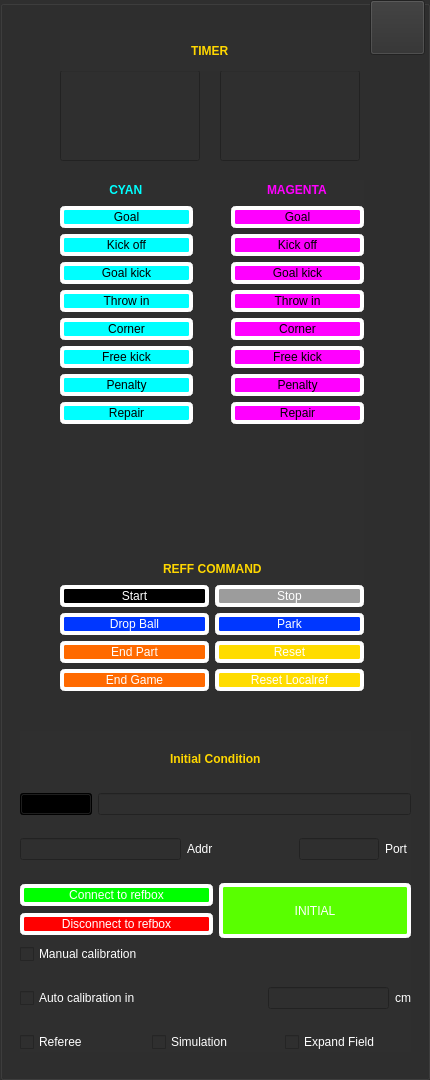
   <widget class="QGroupBox" name="gB_Local_Referebox">
    <property name="geometry">
     <rect>
      <x>1490</x>
      <y>0</y>
      <width>430</width>
      <height>1080</height>
     </rect>
    </property>
    <property name="styleSheet">
     <string notr="true">background-color: rgb(47, 47, 47);
color: rgb(255, 255, 255);</string>
    </property>
    <property name="title">
     <string/>
    </property>
    <widget class="QWidget" name="layoutWidget">
     <property name="geometry">
      <rect>
       <x>60</x>
       <y>180</y>
       <width>304</width>
       <height>511</height>
      </rect>
     </property>
     <layout class="QVBoxLayout" name="verticalLayout_27">
      <item>
       <layout class="QHBoxLayout" name="horizontalLayout_44">
        <item>
         <layout class="QVBoxLayout" name="verticalLayout_21">
          <item>
           <layout class="QHBoxLayout" name="horizontalLayout_18">
            <item>
             <spacer name="horizontalSpacer_53">
              <property name="orientation">
               <enum>Qt::Horizontal</enum>
              </property>
              <property name="sizeHint" stdset="0">
               <size>
                <width>40</width>
                <height>20</height>
               </size>
              </property>
             </spacer>
            </item>
            <item>
             <widget class="QLabel" name="CYAN">
              <property name="styleSheet">
               <string notr="true">font: 75 16pt &quot;URW Bookman L&quot;;
font-weight: 800;
color:rgb(0, 255, 255);</string>
              </property>
              <property name="text">
               <string>    CYAN    </string>
              </property>
             </widget>
            </item>
            <item>
             <spacer name="horizontalSpacer_54">
              <property name="orientation">
               <enum>Qt::Horizontal</enum>
              </property>
              <property name="sizeHint" stdset="0">
               <size>
                <width>40</width>
                <height>20</height>
               </size>
              </property>
             </spacer>
            </item>
           </layout>
          </item>
          <item>
           <widget class="QPushButton" name="pB_CYAN_Goal">
            <property name="styleSheet">
             <string notr="true">color: white; 
background-color: rgb(0, 255, 255);
border-style: solid;
border-color: white;
border-width:4px;
color:black;
border-radius:5px;</string>
            </property>
            <property name="text">
             <string>Goal</string>
            </property>
           </widget>
          </item>
          <item>
           <widget class="QPushButton" name="pB_CYAN_Kick_off">
            <property name="styleSheet">
             <string notr="true">color: white; 
background-color: rgb(0, 255, 255);
border-style: solid;
border-color: white;
border-width:4px;
color:black;
border-radius:5px;</string>
            </property>
            <property name="text">
             <string>Kick off</string>
            </property>
           </widget>
          </item>
          <item>
           <widget class="QPushButton" name="pB_CYAN_Goal_kick">
            <property name="styleSheet">
             <string notr="true">color: white; 
background-color: rgb(0, 255, 255);
border-style: solid;
border-color: white;
border-width:4px;
color:black;
border-radius:5px;</string>
            </property>
            <property name="text">
             <string>Goal kick</string>
            </property>
           </widget>
          </item>
          <item>
           <widget class="QPushButton" name="pB_CYAN_Throw_in">
            <property name="styleSheet">
             <string notr="true">color: white; 
background-color: rgb(0, 255, 255);
border-style: solid;
border-color: white;
border-width:4px;
color:black;
border-radius:5px;</string>
            </property>
            <property name="text">
             <string>Throw in</string>
            </property>
           </widget>
          </item>
          <item>
           <widget class="QPushButton" name="pB_CYAN_Corner">
            <property name="styleSheet">
             <string notr="true">color: white; 
background-color: rgb(0, 255, 255);
border-style: solid;
border-color: white;
border-width:4px;
color:black;
border-radius:5px;</string>
            </property>
            <property name="text">
             <string>Corner</string>
            </property>
           </widget>
          </item>
          <item>
           <widget class="QPushButton" name="pB_CYAN_Free_kick">
            <property name="styleSheet">
             <string notr="true">color: white; 
background-color: rgb(0, 255, 255);
border-style: solid;
border-color: white;
border-width:4px;
color:black;
border-radius:5px;</string>
            </property>
            <property name="text">
             <string>Free kick</string>
            </property>
           </widget>
          </item>
          <item>
           <widget class="QPushButton" name="pB_CYAN_Penalty">
            <property name="styleSheet">
             <string notr="true">color: white; 
background-color: rgb(0, 255, 255);
border-style: solid;
border-color: white;
border-width:4px;
color:black;
border-radius:5px;</string>
            </property>
            <property name="text">
             <string>Penalty</string>
            </property>
           </widget>
          </item>
          <item>
           <widget class="QPushButton" name="pB_CYAN_Repair">
            <property name="styleSheet">
             <string notr="true">color: white; 
background-color: rgb(0, 255, 255);
border-style: solid;
border-color: white;
border-width:4px;
color:black;
border-radius:5px;</string>
            </property>
            <property name="text">
             <string>Repair</string>
            </property>
           </widget>
          </item>
         </layout>
        </item>
        <item>
         <spacer name="horizontalSpacer_29">
          <property name="orientation">
           <enum>Qt::Horizontal</enum>
          </property>
          <property name="sizeHint" stdset="0">
           <size>
            <width>40</width>
            <height>20</height>
           </size>
          </property>
         </spacer>
        </item>
        <item>
         <layout class="QVBoxLayout" name="verticalLayout_22">
          <item>
           <layout class="QHBoxLayout" name="horizontalLayout_19">
            <item>
             <spacer name="horizontalSpacer_55">
              <property name="orientation">
               <enum>Qt::Horizontal</enum>
              </property>
              <property name="sizeHint" stdset="0">
               <size>
                <width>40</width>
                <height>20</height>
               </size>
              </property>
             </spacer>
            </item>
            <item>
             <widget class="QLabel" name="MAGENTA">
              <property name="styleSheet">
               <string notr="true">font: 75 16pt &quot;URW Bookman L&quot;;
font-weight: 800;
color:rgb(255, 0, 255);</string>
              </property>
              <property name="text">
               <string>MAGENTA</string>
              </property>
             </widget>
            </item>
            <item>
             <spacer name="horizontalSpacer_56">
              <property name="orientation">
               <enum>Qt::Horizontal</enum>
              </property>
              <property name="sizeHint" stdset="0">
               <size>
                <width>40</width>
                <height>20</height>
               </size>
              </property>
             </spacer>
            </item>
           </layout>
          </item>
          <item>
           <widget class="QPushButton" name="pB_MAGENTA_Goal">
            <property name="styleSheet">
             <string notr="true">color: white; 
background-color: rgb(255, 0, 255);
border-style: solid;
border-color: white;
border-width:4px;
color:black;
border-radius:5px;</string>
            </property>
            <property name="text">
             <string>Goal</string>
            </property>
           </widget>
          </item>
          <item>
           <widget class="QPushButton" name="pB_MAGENTA_Kick_off">
            <property name="styleSheet">
             <string notr="true">color: white; 
background-color: rgb(255, 0, 255);
border-style: solid;
border-color: white;
border-width:4px;
color:black;
border-radius:5px;</string>
            </property>
            <property name="text">
             <string>Kick off</string>
            </property>
           </widget>
          </item>
          <item>
           <widget class="QPushButton" name="pB_MAGENTA_Goal_kick">
            <property name="styleSheet">
             <string notr="true">color: white; 
background-color: rgb(255, 0, 255);
border-style: solid;
border-color: white;
border-width:4px;
color:black;
border-radius:5px;</string>
            </property>
            <property name="text">
             <string>Goal kick</string>
            </property>
           </widget>
          </item>
          <item>
           <widget class="QPushButton" name="pB_MAGENTA_Throw_in">
            <property name="styleSheet">
             <string notr="true">color: white; 
background-color: rgb(255, 0, 255);
border-style: solid;
border-color: white;
border-width:4px;
color:black;
border-radius:5px;</string>
            </property>
            <property name="text">
             <string>Throw in</string>
            </property>
           </widget>
          </item>
          <item>
           <widget class="QPushButton" name="pB_MAGENTA_Corner">
            <property name="styleSheet">
             <string notr="true">color: white; 
background-color: rgb(255, 0, 255);
border-style: solid;
border-color: white;
border-width:4px;
color:black;
border-radius:5px;</string>
            </property>
            <property name="text">
             <string>Corner</string>
            </property>
           </widget>
          </item>
          <item>
           <widget class="QPushButton" name="pB_MAGENTA_Free_kick">
            <property name="styleSheet">
             <string notr="true">color: white; 
background-color: rgb(255, 0, 255);
border-style: solid;
border-color: white;
border-width:4px;
color:black;
border-radius:5px;</string>
            </property>
            <property name="text">
             <string>Free kick</string>
            </property>
           </widget>
          </item>
          <item>
           <widget class="QPushButton" name="pB_MAGENTA_Penalty">
            <property name="styleSheet">
             <string notr="true">color: white; 
background-color: rgb(255, 0, 255);
border-style: solid;
border-color: white;
border-width:4px;
color:black;
border-radius:5px;</string>
            </property>
            <property name="text">
             <string>Penalty</string>
            </property>
           </widget>
          </item>
          <item>
           <widget class="QPushButton" name="pB_MAGENTA_Repair">
            <property name="styleSheet">
             <string notr="true">color: white; 
background-color: rgb(255, 0, 255);
border-style: solid;
border-color: white;
border-width:4px;
color:black;
border-radius:5px;</string>
            </property>
            <property name="text">
             <string>Repair</string>
            </property>
           </widget>
          </item>
         </layout>
        </item>
       </layout>
      </item>
      <item>
       <spacer name="verticalSpacer_5">
        <property name="orientation">
         <enum>Qt::Vertical</enum>
        </property>
        <property name="sizeHint" stdset="0">
         <size>
          <width>20</width>
          <height>40</height>
         </size>
        </property>
       </spacer>
      </item>
      <item>
       <layout class="QVBoxLayout" name="verticalLayout_26">
        <item>
         <layout class="QHBoxLayout" name="horizontalLayout_45">
          <item>
           <spacer name="horizontalSpacer_30">
            <property name="orientation">
             <enum>Qt::Horizontal</enum>
            </property>
            <property name="sizeHint" stdset="0">
             <size>
              <width>40</width>
              <height>20</height>
             </size>
            </property>
           </spacer>
          </item>
          <item>
           <widget class="QLabel" name="REFF_COMMAND">
            <property name="styleSheet">
             <string notr="true">font: 75 16pt &quot;Helvetica&quot;;
font-weight: 800;
color:rgb(255, 215, 0);</string>
            </property>
            <property name="text">
             <string>REFF COMMAND</string>
            </property>
           </widget>
          </item>
          <item>
           <spacer name="horizontalSpacer_31">
            <property name="orientation">
             <enum>Qt::Horizontal</enum>
            </property>
            <property name="sizeHint" stdset="0">
             <size>
              <width>40</width>
              <height>20</height>
             </size>
            </property>
           </spacer>
          </item>
         </layout>
        </item>
        <item>
         <layout class="QHBoxLayout" name="horizontalLayout_46">
          <item>
           <layout class="QVBoxLayout" name="verticalLayout_23">
            <item>
             <widget class="QPushButton" name="pB_RC_Start">
              <property name="styleSheet">
               <string notr="true">border-style: solid;
border-color: white;
border-width:4px;
background-color: rgb(0, 0, 0);
border-radius:5px;</string>
              </property>
              <property name="text">
               <string>Start</string>
              </property>
             </widget>
            </item>
            <item>
             <widget class="QPushButton" name="pB_RC_Drop_Ball">
              <property name="styleSheet">
               <string notr="true">border-style: solid;
border-color: white;
border-width:4px;
background-color: rgb(0, 55, 255);
border-radius:5px;</string>
              </property>
              <property name="text">
               <string>Drop Ball</string>
              </property>
             </widget>
            </item>
            <item>
             <widget class="QPushButton" name="pB_RC_End_Part">
              <property name="styleSheet">
               <string notr="true">border-style: solid;
border-color: white;
border-width:4px;
background-color: rgb(255, 106, 0);
border-radius:5px;</string>
              </property>
              <property name="text">
               <string>End Part</string>
              </property>
             </widget>
            </item>
            <item>
             <widget class="QPushButton" name="pB_RC_End_Game">
              <property name="styleSheet">
               <string notr="true">border-style: solid;
border-color: white;
border-width:4px;
background-color: rgb(255, 106, 0);
border-radius:5px;</string>
              </property>
              <property name="text">
               <string>End Game</string>
              </property>
             </widget>
            </item>
           </layout>
          </item>
          <item>
           <layout class="QVBoxLayout" name="verticalLayout_25">
            <item>
             <widget class="QPushButton" name="pB_RC_Stop">
              <property name="styleSheet">
               <string notr="true">border-style: solid;
border-color: white;
border-width:4px;
background-color: rgb(156, 156, 156);
border-radius:5px;</string>
              </property>
              <property name="text">
               <string>Stop</string>
              </property>
             </widget>
            </item>
            <item>
             <widget class="QPushButton" name="pB_RC_Park">
              <property name="styleSheet">
               <string notr="true">border-style: solid;
border-color: white;
border-width:4px;
background-color: rgb(0, 55, 255);
border-radius:5px;</string>
              </property>
              <property name="text">
               <string>Park</string>
              </property>
             </widget>
            </item>
            <item>
             <widget class="QPushButton" name="pB_RC_Reset">
              <property name="styleSheet">
               <string notr="true">border-style: solid;
border-color: white;
border-width:4px;
background-color: rgb(255, 220, 0);
border-radius:5px;</string>
              </property>
              <property name="text">
               <string>Reset</string>
              </property>
             </widget>
            </item>
            <item>
             <widget class="QPushButton" name="pB_RC_Reset_Localref">
              <property name="styleSheet">
               <string notr="true">border-style: solid;
border-color: white;
border-width:4px;
background-color: rgb(255, 220, 0);
border-radius:5px;</string>
              </property>
              <property name="text">
               <string>Reset Localref</string>
              </property>
             </widget>
            </item>
           </layout>
          </item>
         </layout>
        </item>
       </layout>
      </item>
     </layout>
    </widget>
    <widget class="QWidget" name="layoutWidget">
     <property name="geometry">
      <rect>
       <x>20</x>
       <y>731</y>
       <width>391</width>
       <height>321</height>
      </rect>
     </property>
     <layout class="QVBoxLayout" name="verticalLayout_35">
      <item>
       <layout class="QHBoxLayout" name="horizontalLayout_61">
        <item>
         <spacer name="horizontalSpacer_38">
          <property name="orientation">
           <enum>Qt::Horizontal</enum>
          </property>
          <property name="sizeHint" stdset="0">
           <size>
            <width>40</width>
            <height>20</height>
           </size>
          </property>
         </spacer>
        </item>
        <item>
         <widget class="QLabel" name="Initial_Condition">
          <property name="styleSheet">
           <string notr="true">font: 75 16pt &quot;Helvetica&quot;;
font-weight: 800;
color:rgb(255, 215, 0);</string>
          </property>
          <property name="text">
           <string>Initial Condition</string>
          </property>
         </widget>
        </item>
        <item>
         <spacer name="horizontalSpacer_39">
          <property name="orientation">
           <enum>Qt::Horizontal</enum>
          </property>
          <property name="sizeHint" stdset="0">
           <size>
            <width>40</width>
            <height>20</height>
           </size>
          </property>
         </spacer>
        </item>
       </layout>
      </item>
      <item>
       <layout class="QHBoxLayout" name="horizontalLayout_71">
        <item>
         <widget class="QComboBox" name="comboBox">
          <property name="styleSheet">
           <string notr="true">background-color:qlineargradient(spread:pad, x1:0, y1:0, x2:1, y2:0, stop:0 rgba(255, 178, 102, 255), stop:0.55 rgba(235, 148, 61, 255), stop:0.98 rgba(0, 0, 0, 255), stop:1 rgba(0, 0, 0, 0));
color:qlineargradient(spread:pad, x1:0, y1:0, x2:1, y2:0, stop:0 rgba(0, 0, 0, 255), stop:1 rgba(255, 255, 255, 255));</string>
          </property>
         </widget>
        </item>
        <item>
         <widget class="QLineEdit" name="lineEdit_Status_Combo_Box">
          <property name="styleSheet">
           <string notr="true">color:red;</string>
          </property>
         </widget>
        </item>
       </layout>
      </item>
      <item>
       <layout class="QHBoxLayout" name="horizontalLayout_65">
        <item>
         <layout class="QHBoxLayout" name="horizontalLayout_62">
          <item>
           <widget class="QLineEdit" name="lineEdit_Addr_Refbox">
            <property name="text">
             <string/>
            </property>
           </widget>
          </item>
          <item>
           <widget class="QLabel" name="label_44">
            <property name="text">
             <string>Addr</string>
            </property>
           </widget>
          </item>
         </layout>
        </item>
        <item>
         <layout class="QHBoxLayout" name="horizontalLayout_64">
          <item>
           <spacer name="horizontalSpacer_43">
            <property name="orientation">
             <enum>Qt::Horizontal</enum>
            </property>
            <property name="sizeHint" stdset="0">
             <size>
              <width>40</width>
              <height>20</height>
             </size>
            </property>
           </spacer>
          </item>
          <item>
           <widget class="QLineEdit" name="lineEdit_Port_Refbox">
            <property name="styleSheet">
             <string notr="true">width:15px;</string>
            </property>
           </widget>
          </item>
          <item>
           <widget class="QLabel" name="label_46">
            <property name="text">
             <string>Port </string>
            </property>
           </widget>
          </item>
         </layout>
        </item>
       </layout>
      </item>
      <item>
       <layout class="QHBoxLayout" name="horizontalLayout_28">
        <item>
         <layout class="QVBoxLayout" name="verticalLayout_16">
          <item>
           <widget class="QPushButton" name="pB_Connect_to_refbox">
            <property name="styleSheet">
             <string notr="true">border-style: solid;
border-color: white;
border-width:4px;
background-color: rgb(0, 255, 0);
border-radius:5px;</string>
            </property>
            <property name="text">
             <string>Connect to refbox</string>
            </property>
           </widget>
          </item>
          <item>
           <widget class="QPushButton" name="pB_DISCONNECT">
            <property name="styleSheet">
             <string notr="true">border-style: solid;
border-color: white;
border-width:4px;
background-color: rgb(255, 0, 0);
border-radius:5px;</string>
            </property>
            <property name="text">
             <string>Disconnect to refbox</string>
            </property>
           </widget>
          </item>
         </layout>
        </item>
        <item>
         <widget class="QPushButton" name="pB_INITIAL">
          <property name="sizePolicy">
           <sizepolicy hsizetype="Preferred" vsizetype="Preferred">
            <horstretch>0</horstretch>
            <verstretch>0</verstretch>
           </sizepolicy>
          </property>
          <property name="styleSheet">
           <string notr="true">border-style: solid;
border-color: white;
border-width:4px;
background-color: rgb(89, 255, 0);
border-radius:5px;</string>
          </property>
          <property name="text">
           <string>INITIAL</string>
          </property>
         </widget>
        </item>
       </layout>
      </item>
      <item>
       <layout class="QHBoxLayout" name="horizontalLayout_67">
        <item>
         <widget class="QCheckBox" name="checkBox_Manual_calibration">
          <property name="text">
           <string>Manual calibration</string>
          </property>
         </widget>
        </item>
        <item>
         <spacer name="horizontalSpacer_41">
          <property name="orientation">
           <enum>Qt::Horizontal</enum>
          </property>
          <property name="sizeHint" stdset="0">
           <size>
            <width>40</width>
            <height>20</height>
           </size>
          </property>
         </spacer>
        </item>
        <item>
         <spacer name="horizontalSpacer_42">
          <property name="orientation">
           <enum>Qt::Horizontal</enum>
          </property>
          <property name="sizeHint" stdset="0">
           <size>
            <width>40</width>
            <height>20</height>
           </size>
          </property>
         </spacer>
        </item>
       </layout>
      </item>
      <item>
       <layout class="QHBoxLayout" name="horizontalLayout_68">
        <item>
         <widget class="QCheckBox" name="checkBox_Auto_calibration">
          <property name="text">
           <string>Auto calibration in</string>
          </property>
         </widget>
        </item>
        <item>
         <spacer name="horizontalSpacer_40">
          <property name="orientation">
           <enum>Qt::Horizontal</enum>
          </property>
          <property name="sizeHint" stdset="0">
           <size>
            <width>40</width>
            <height>20</height>
           </size>
          </property>
         </spacer>
        </item>
        <item>
         <widget class="QLineEdit" name="lineEdit_distance_CM"/>
        </item>
        <item>
         <widget class="QLabel" name="label_47">
          <property name="text">
           <string>cm</string>
          </property>
         </widget>
        </item>
       </layout>
      </item>
      <item>
       <layout class="QHBoxLayout" name="horizontalLayout_70">
        <item>
         <widget class="QCheckBox" name="checkBox_Referee">
          <property name="text">
           <string>Referee</string>
          </property>
         </widget>
        </item>
        <item>
         <widget class="QCheckBox" name="checkBox_Simulation">
          <property name="text">
           <string>Simulation</string>
          </property>
         </widget>
        </item>
        <item>
         <widget class="QCheckBox" name="checkBox_Expand_Field">
          <property name="text">
           <string>Expand Field</string>
          </property>
         </widget>
        </item>
       </layout>
      </item>
     </layout>
    </widget>
    <widget class="QLineEdit" name="lineEdit_second">
     <property name="geometry">
      <rect>
       <x>220</x>
       <y>70</y>
       <width>140</width>
       <height>91</height>
      </rect>
     </property>
     <property name="styleSheet">
      <string notr="true">font: 100 70pt &quot;DS Crystal&quot;;
font-weight: 800;
color:rgb(255, 255, 255);</string>
     </property>
     <property name="alignment">
      <set>Qt::AlignCenter</set>
     </property>
    </widget>
    <widget class="QLineEdit" name="lineEdit_minute">
     <property name="geometry">
      <rect>
       <x>60</x>
       <y>70</y>
       <width>140</width>
       <height>91</height>
      </rect>
     </property>
     <property name="font">
      <font>
       <family>DS Crystal</family>
       <pointsize>70</pointsize>
       <weight>99</weight>
       <italic>false</italic>
       <bold>true</bold>
      </font>
     </property>
     <property name="styleSheet">
      <string notr="true">font: 100 70pt &quot;DS Crystal&quot;;
font-weight: 800;
color:rgb(255, 255, 255);</string>
     </property>
     <property name="alignment">
      <set>Qt::AlignCenter</set>
     </property>
    </widget>
    <widget class="QWidget" name="layoutWidget">
     <property name="geometry">
      <rect>
       <x>60</x>
       <y>30</y>
       <width>300</width>
       <height>41</height>
      </rect>
     </property>
     <layout class="QHBoxLayout" name="horizontalLayout_42">
      <item>
       <spacer name="horizontalSpacer_27">
        <property name="orientation">
         <enum>Qt::Horizontal</enum>
        </property>
        <property name="sizeHint" stdset="0">
         <size>
          <width>40</width>
          <height>20</height>
         </size>
        </property>
       </spacer>
      </item>
      <item>
       <widget class="QLabel" name="label_28">
        <property name="styleSheet">
         <string notr="true">font: 75 16pt &quot;Helvetica&quot;;
font-weight: 800;
color:rgb(255, 215, 0);</string>
        </property>
        <property name="text">
         <string>TIMER</string>
        </property>
       </widget>
      </item>
      <item>
       <spacer name="horizontalSpacer_28">
        <property name="orientation">
         <enum>Qt::Horizontal</enum>
        </property>
        <property name="sizeHint" stdset="0">
         <size>
          <width>40</width>
          <height>20</height>
         </size>
        </property>
       </spacer>
      </item>
     </layout>
    </widget>
    <widget class="QPushButton" name="pB_close">
     <property name="geometry">
      <rect>
       <x>370</x>
       <y>0</y>
       <width>55</width>
       <height>55</height>
      </rect>
     </property>
     <property name="styleSheet">
      <string notr="true">border-image:url(:/images/button_close.png);</string>
     </property>
     <property name="text">
      <string/>
     </property>
    </widget>
   </widget>
